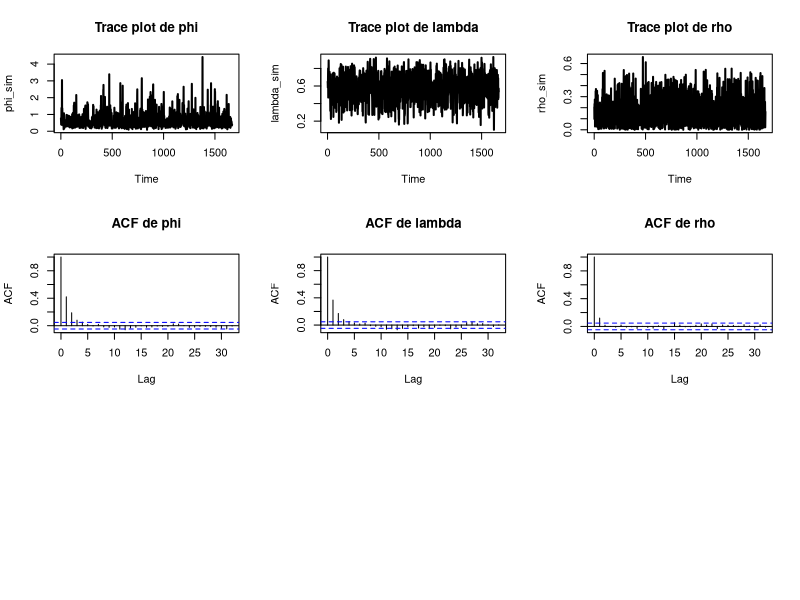

The R script that drew this image:
#------MORTE POR RAIO--------------------

# Bibliotecas

library(readr)

# Descritiva

morteraios <- read_csv("MORTES POR RAIO - Number of lightning fatalities by category per year 1995 through 2012.csv")


###-------ZINB--------------------------------------------------


# ALGORITMO ZIBN (Zero Inflated Binomial Negative)

# Hiperparâmetros para rho
alpha_rho = beta_rho <- 1

# Hiperparâmetros para lambda
alpha_lambda = beta_lambda <- 1

# Tamanho da amostra
n <- length(morteraios$MORTES)

# Valores iniciais da cadeia
lambda <- mean(morteraios$MORTES > 0)
rho <- mean(morteraios$MORTES == 0, na.rm = TRUE)
phi <- 1  # valor inicial para phi 

# Amostrador de Gibbs
B <- 50000
k <- 0  # Contador de aceites para phi

# Vetores para armazenar amostras
lambda_samples <- numeric(B)
rho_samples <- numeric(B)
phi_samples <- numeric(B)

set.seed(122)

for (i in 1:B) {
  # Simulando z
  z <- numeric(n)
  
  for (j in 1:n) {
    # Calculando a probabilidade de z_i 
    if (morteraios$MORTES[j] != 0) {
      z[j] <- 0  # 
    } else {
      denom <- rho + dnbinom(morteraios$MORTES[j], size = phi, prob = lambda)*(1-rho)
      
      prob_z_1 <- rho/denom
      z[j] <- rbinom(1, 1, prob_z_1)  
    }
    
    # Verifique se prob_z_1 é um valor válido
    if (is.na(prob_z_1) || prob_z_1 < 0 || prob_z_1 > 1) {
      print(paste("Prob_z_1 inválido em j:", j, "com EVENTOS[j]:", morteraios$MORTES[j],
                  "rho:", rho, "lambda:", lambda, "phi:", phi))
      prob_z_1 <- 0  
    }
    
    
  }
  
  # Simulando rho
  rho <- rbeta(1, alpha_rho + sum(z), n - sum(z) + beta_rho)
  
  rho_samples[i] <- rho
  
  # Simulando lambda
  lambda <- rbeta(1, phi*sum(1 - z) + alpha_lambda, sum(morteraios$MORTES* (1-z)) + beta_lambda)
  
  lambda_samples[i] <- lambda
  
  # Simulando phi com Metropolis-Hastings
  tau <- 1  # Parâmetro de afinação
  phi_star <- rgamma(1, shape = tau * phi, rate = tau)  # Proposta
  
  # Cálculo da probabilidade de aceitação
  
  log_likelihood <- sum(lgamma(phi_star + morteraios$MORTES)) - n * lgamma(phi_star) #verossimilhança
  
  log_prior <- dgamma(phi_star, shape = 2, rate = 1, log = TRUE) #priori
  
  l_prob_num <- (log_likelihood + log_prior + n*phi_star*log(lambda))  # pi(phi* | x)
  log_likelihood <- sum(lgamma(phi + morteraios$MORTES)) - n * lgamma(phi) #verossimilhança
  log_prior <- dgamma(phi, shape = 2, rate = 1, log = TRUE) #priori
  
  l_prob_den <- (log_likelihood + log_prior + n*phi*log(lambda))
  
  
  g_num <- dgamma(phi, shape = tau * phi_star, rate = tau)  # g(phi^(j-1) | tau * phi*, tau)
  g_den <- dgamma(phi_star, shape = tau * phi, rate = tau)  # g(phi* | tau * phi^(j-1), tau)
  
  prob_accept <- exp(l_prob_num - l_prob_den) * (g_num / g_den)
  
  # Simular u ~ Uniforme(0, 1)
  u <- runif(1)
  
  # Verificar se a proposta é aceita
  if (u < prob_accept) {
    phi <- phi_star
    k <- k + 1  # Incrementar contador de aceites
  }
  phi_samples[i] <- phi
}

# Amostras pós-burn-in
phi_sim <- phi_samples[seq(B/2, B, 15)]
lambda_sim <- lambda_samples[seq(B/2, B, 15)]
rho_sim <- rho_samples[seq(B/2, B, 15)]

# trace plots e acf
par(mfrow=c(3,3))
ts.plot(phi_sim, lwd = 2, main = "Trace plot de phi")
ts.plot(lambda_sim, lwd = 2, main = "Trace plot de lambda")
ts.plot(rho_sim, lwd = 2, main = "Trace plot de rho")
acf(phi_sim, main = "ACF de phi")
acf(lambda_sim, main = "ACF de lambda")
acf(rho_sim, main = "ACF de rho")

# Tamanho do vetor simulado
Bs <- length(phi_sim)

x_til <- array(NA_real_, c(Bs, n))

set.seed(20)

for (j in 1:Bs) {
  z <- rbinom(n, 1, rho_sim[j])
  x_til[j,] <- (1 - z) * rnbinom(n, size = phi_sim[j], prob = lambda_sim[j])
}

# Probabilidades estimadas via ZIBN
p_zibn <- prop.table(table(factor(x_til, levels = 0:2)))

# Esperança a posteriori e desvio padrão para phi
E_phi_post_zinb_INCENDIOS <- mean(phi_sim)
SD_phi_post_zinb_INCENDIOS <- sd(phi_sim)

# Esperança a posteriori e desvio padrão para lambda
E_lambda_post_zinb_INCENDIOS <- mean(lambda_sim)
SD_lambda_post_zinb_INCENDIOS <- sd(lambda_sim)

# Esperança a posteriori e desvio padrão para rho
E_rho_post_zinb_INCENDIOS <- mean(rho_sim)
SD_rho_post_zinb_INCENDIOS <- sd(rho_sim)